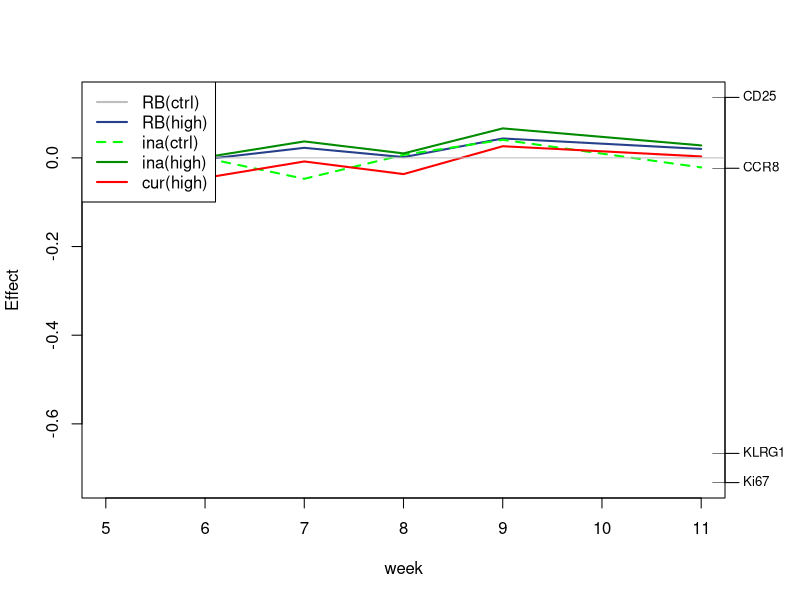

Recreate this plot in R.
## Script for a principal response curve without statistics
## Requirements for datafile:
## - populations (type) coded as follows: 0 = T0rb (reference), 1 = T2rb, 2 = T0ina, 3 = T2ina, 4 = T2cur
## Script by Natalie Dallmann, Institute for environmental research, RWTH
## Version 2 (24.02.2021)

## Load required packages
library("vegan")

## set working directory
#setwd(choose.dir())

## load data
data<-read.table("pcr.data+dummy.csv", header = T, sep = ",")
data<-data[2:10] 
data1<-subset(data, ind != "dummy")

## prepare data for prc
treatment<-as.factor(data1$type2)
week<-as.factor(data1$week)
ID<-as.factor(data1$ID)
l.ID<-length(ID)
n.ID<-length(unique(ID))

##Loop to shuffel ID vector: to see if the implied "repeated measurements" bias the results
filename<-paste(Sys.Date(),"_prc_raw.cor.res.txt", sep = "") ##adjust filename
sink(file = filename, append = T)

  ## calculate prc w/statistics
  res.prc<-prc(response = data1[,5:8], treatment, week, correlation = T) ## for correlation matrix: correlation = T
  
  ## Save results
  print(res.prc)
  print(summary(res.prc))

  ## Plot results
  spec<-abs(res.prc$colsum)
  picname<-paste(Sys.Date(),"_prc_raw.cor.png", sep = "") ##adjust filename
  png(picname, width = 1000, height = 1000, res = 100)
  plot(res.prc, scaling = 0, lty = c(1, 2, 1, 1), col = c("royalblue4", "green", "green4", "red"), lwd = 2, legpos = NA)
  legend("topleft", legend = c("RB(ctrl)", "RB(high)", "ina(ctrl)", "ina(high)", "cur(high)"), lty = c(1, 1, 2, 1, 1), col = c("grey","royalblue4", "green", "green4", "red"), lwd = 2)
  dev.off()

sink()
